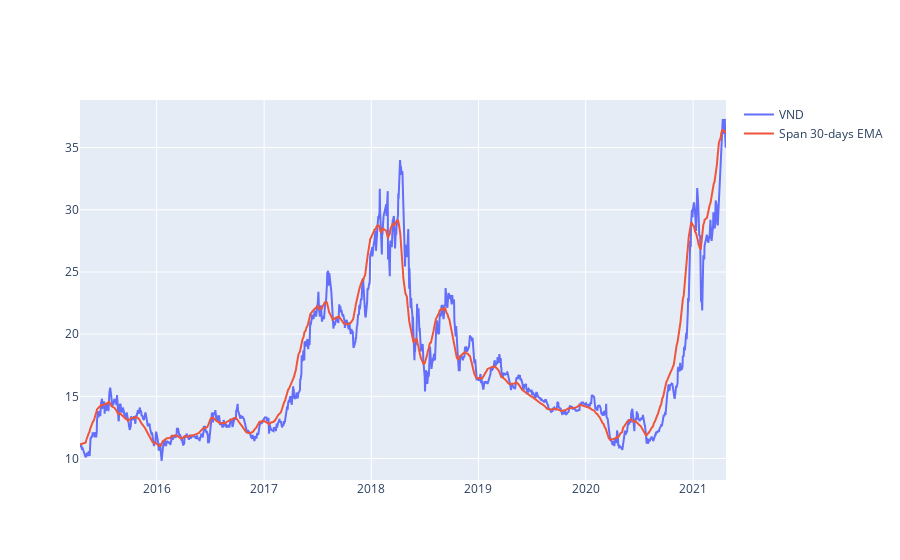

The code cell stored with this chart in its notebook:
### Code cell
#plot linechart for HPG price
short_rolling = df['<Close>'].rolling(window=20).mean()

ema_long = df['<Close>'].ewm(span=30, adjust=False).mean()
ema_short = df['<Close>'].ewm(span=20, adjust=False).mean()
line_price = df['<Close>']
fig = go.Figure()
#px.line(df_hpg, x='datetime', y='<Close>', labels={'x':'Date', 'y':'Price'})

fig.add_trace(go.Scatter(x=df.datetime, y=line_price, 
                        mode='lines', name='VND'))

#fig.add_trace(go.Scatter(x=df.datetime, y=ema_short, 
 #                       mode='lines', name='Span 20-days EMA'))

fig.add_trace(go.Scatter(x=df.datetime, y=ema_long, 
                        mode='lines', name='Span 30-days EMA'))

### Figure 1 — Plotly figure (JSON) as saved in the notebook; plotly's stock layout.template omitted (floating-point values rounded to 4 significant figures; data arrays with more than 128 entries replaced by an {"elided": "..."} marker saying what was removed)
{"data": [{"mode": "lines", "name": "VND", "type": "scatter", "x": {"elided": "1500 str values"}, "y": {"elided": "1500 float values"}}, {"mode": "lines", "name": "Span 30-days EMA", "type": "scatter", "x": {"elided": "1500 str values"}, "y": {"elided": "1500 float values"}}], "layout": {}}
